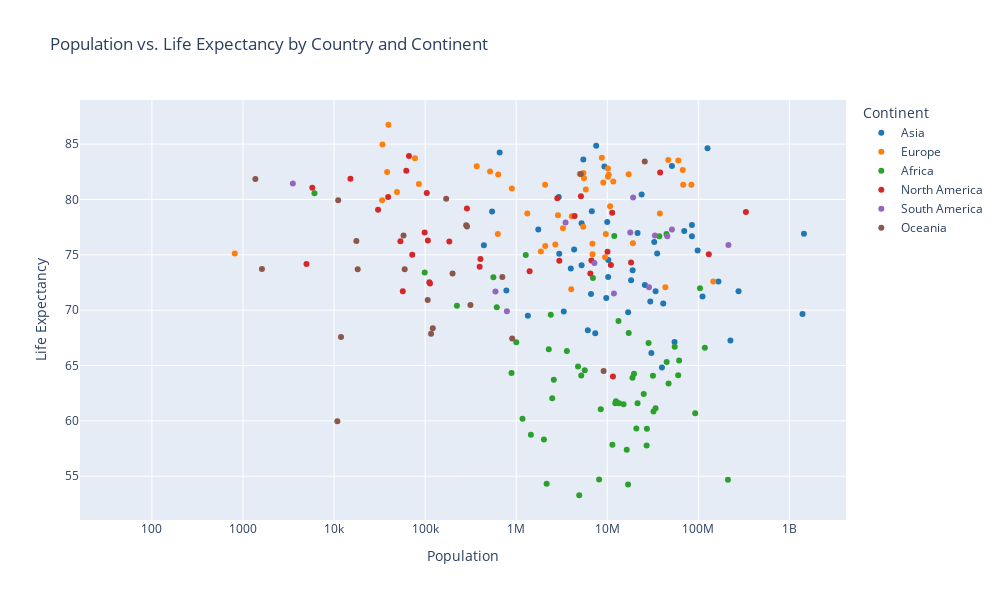

Source (notebook cell):
### Code cell
# Project #1 - population vs. life expectancy


# create a new dataframe with columns location, population and life_expectancy and drop duplicates
df_population_explife = df_raw[['continent', 'location', 'population', 'life_expectancy']].drop_duplicates()

#create a scatter plot
color_palette = ["#1f77b4", "#ff7f0e", "#2ca02c", "#d62728", "#9467bd", "#8c564b", "#e377c2"]

chart_of_population_explife = px.scatter(
	data_frame=df_population_explife, 
	x='population',
	y='life_expectancy',
	color='continent',
	color_discrete_sequence=color_palette,
    title='Population vs. Life Expectancy by Country and Continent',
    labels={'population': 'Population', 'life_expectancy': 'Life Expectancy', 'continent': 'Continent'},
    log_x=True,  # logarithmic scale on x-axis
    height=600,
    width=1000
    )

# show the plot
chart_of_population_explife

### Figure 1 — Plotly figure (JSON) as saved in the notebook; plotly's stock layout.template omitted (floating-point values rounded to 4 significant figures)
{"data": [{"hovertemplate": "Continent=Asia<br>Population=%{x}<br>Life Expectancy=%{y}<extra></extra>", "legendgroup": "Asia", "marker": {"color": "#1f77b4", "symbol": "circle"}, "mode": "markers", "name": "Asia", "orientation": "v", "showlegend": true, "type": "scatter", "x": [39835428, 2968128, 10223344, 1748295, 166303494, 779900, 441532, 16946446, 1444216102, 3979773, 7552800, 1393409033, 276361788, 85028760, 41179351, 9291000, 126050796, 10269022, 18994958, 4328553, 6628347, 7379358, 6769151, 658391, 32776195, 543620, 3329282, 54806014, 29674920, 25887045, 5223376, 225199929, 5222756, 111046910, 2930524, 35340680, 5453600, 51305184, 21497306, 18275704, 23855008, 9749625, 69950844, 1343875, 85042736, 6117933, 9991083, 33935765, 98168829, 30490639], "xaxis": "x", "y": [64.83, 75.09, 73, 77.29, 72.59, 71.78, 75.86, 69.82, 76.91, 73.77, 84.86, 69.66, 71.72, 76.68, 70.6, 82.97, 84.63, 74.53, 73.6, 75.49, 71.45, 67.92, 78.93, 84.24, 76.16, 78.92, 69.87, 67.13, 70.78, 72.27, 77.86, 67.27, 74.05, 71.23, 80.23, 75.13, 83.62, 83.03, 76.98, 72.7, 80.46, 71.1, 77.15, 69.5, 77.69, 68.19, 77.97, 71.72, 75.4, 66.12], "yaxis": "y"}, {"hovertemplate": "Continent=Europe<br>Population=%{x}<br>Life Expectancy=%{y}<extra></extra>", "legendgroup": "Europe", "marker": {"color": "#ff7f0e", "symbol": "circle"}, "mode": "markers", "name": "Europe", "orientation": "v", "showlegend": true, "type": "scatter", "x": [2872934, 77354, 9043072, 9442867, 11632334, 3263459, 6896655, 4081657, 896005, 10724553, 5813302, 1325188, 49053, 5548361, 67422000, 83900471, 33691, 10370747, 63385, 9634162, 368792, 4982904, 85410, 60367471, 101073, 1866934, 38254, 2689862, 634814, 516100, 4024025, 39520, 628051, 17173094, 2082661, 5465629, 37797000, 10167923, 19127772, 145912022, 34010, 6871547, 5449270, 2078723, 46745211, 10160159, 8715494, 43466822, 68207114, 812], "xaxis": "x", "y": [78.57, 83.73, 81.54, 74.79, 81.63, 77.4, 75.05, 78.49, 80.98, 79.38, 80.9, 78.74, 80.67, 81.91, 82.66, 81.33, 79.93, 82.24, null, 76.88, 82.99, 82.3, 81.4, 83.51, null, 75.29, 82.49, 75.93, 82.25, 82.53, 71.9, 86.75, 76.88, 82.28, 75.8, 82.4, 78.73, 82.05, 76.05, 72.58, 84.97, 76, 77.54, 81.32, 83.56, 82.8, 83.78, 72.06, 81.32, 75.12], "yaxis": "y"}, {"hovertemplate": "Continent=Africa<br>Population=%{x}<br>Life Expectancy=%{y}<extra></extra>", "legendgroup": "Africa", "marker": {"color": "#2ca02c", "symbol": "circle"}, "mode": "markers", "name": "Africa", "orientation": "v", "showlegend": true, "type": "scatter", "x": [44616626, 33933611, 12451031, 2397240, 21497097, 12255429, 27224262, 561901, 4919987, 16914985, 888456, 5657017, 27053629, 92377986, 1002197, 104258327, 1449891, 3601462, 1172369, 117876226, 2278829, 2486937, 31732128, 13497237, 2015490, 54985702, 2159067, 5180208, 6958538, 28427333, 19647681, 20855724, 4775110, 1273428, 37344787, 32163045, 2587344, 25130810, 211400704, 13276517, 6095, 223364, 17196308, 98910, 8141343, 16359500, 60041996, 11381377, 44909351, 61498438, 8478242, 11935764, 47123533, 611872, 18920657, 15092171], "xaxis": "x", "y": [76.88, 61.15, 61.77, 69.59, 61.58, 61.58, 59.29, 72.98, 53.28, 54.24, 64.32, 64.57, 57.78, 60.68, 67.11, 71.99, 58.74, 66.32, 60.19, 66.6, 66.47, 62.05, 64.07, 61.6, 58.32, 66.7, 54.33, 64.1, 72.91, 67.04, 64.26, 59.31, 64.92, 74.99, 76.68, 60.85, 63.71, 62.42, 54.69, 69.02, 80.56, 70.39, 67.94, 73.4, 54.7, 57.4, 64.13, 57.85, 65.31, 65.46, 61.04, 76.7, 63.37, 70.26, 63.89, 61.49], "yaxis": "y"}, {"hovertemplate": "Continent=North America<br>Population=%{x}<br>Life Expectancy=%{y}<extra></extra>", "legendgroup": "North America", "marker": {"color": "#d62728", "symbol": "circle"}, "mode": "markers", "name": "North America", "orientation": "v", "showlegend": true, "type": "scatter", "x": [15125, 98728, 107195, 396914, 287708, 404915, 62092, 30423, 38067913, 66498, 5139053, 11317498, 72172, 10953714, 6518500, 56868, 113015, 18249868, 11541683, 10062994, 2973462, 130262220, 4981, 6702379, 4381583, 2828246, 53546, 184401, 5771, 111269, 1403374, 39226, 332915074, 104218], "xaxis": "x", "y": [81.88, 77.02, 76.29, 73.92, 79.19, 74.62, 82.59, 79.07, 82.43, 83.92, 80.28, 78.8, 75, 74.08, 73.32, 71.7, 72.4, 74.3, 64, 75.27, 74.47, 75.05, 74.16, 74.48, 78.51, 80.1, 76.23, 76.2, 81.07, 72.53, 73.51, 80.22, 78.86, 80.58], "yaxis": "y"}, {"hovertemplate": "Continent=South America<br>Population=%{x}<br>Life Expectancy=%{y}<extra></extra>", "legendgroup": "South America", "marker": {"color": "#9467bd", "symbol": "circle"}, "mode": "markers", "name": "South America", "orientation": "v", "showlegend": true, "type": "scatter", "x": [45605823, 11832936, 213993441, 19212362, 51265841, 17888474, 3528, 790329, 7219641, 33359415, 591798, 3485152, 28704947], "xaxis": "x", "y": [76.67, 71.51, 75.88, 80.18, 77.29, 77.01, 81.44, 69.91, 74.25, 76.74, 71.68, 77.91, 72.06], "yaxis": "y"}, {"hovertemplate": "Continent=Oceania<br>Population=%{x}<br>Life Expectancy=%{y}<extra></extra>", "legendgroup": "Oceania", "marker": {"color": "#8c564b", "symbol": "circle"}, "mode": "markers", "name": "Oceania", "orientation": "v", "showlegend": true, "type": "scatter", "x": [25788217, 17572, 902899, 282534, 170184, 121388, 59618, 116255, 10873, 288217, 5126300, 1614, 57910, 18174, 9119005, 47, 200144, 703995, 1368, 106759, 11925, 314464, 11094], "xaxis": "x", "y": [83.44, 76.25, 67.44, 77.66, 80.07, 68.37, 73.7, 67.88, 59.96, 77.55, 82.29, 73.71, 76.74, 73.7, 64.5, null, 73.32, 73, 81.86, 70.91, 67.57, 70.47, 79.94], "yaxis": "y"}], "layout": {"height": 600, "legend": {"title": {"text": "Continent"}, "tracegroupgap": 0}, "title": {"text": "Population vs. Life Expectancy by Country and Continent"}, "width": 1000, "xaxis": {"anchor": "y", "domain": [0, 1], "title": {"text": "Population"}, "type": "log"}, "yaxis": {"anchor": "x", "domain": [0, 1], "title": {"text": "Life Expectancy"}}}}
